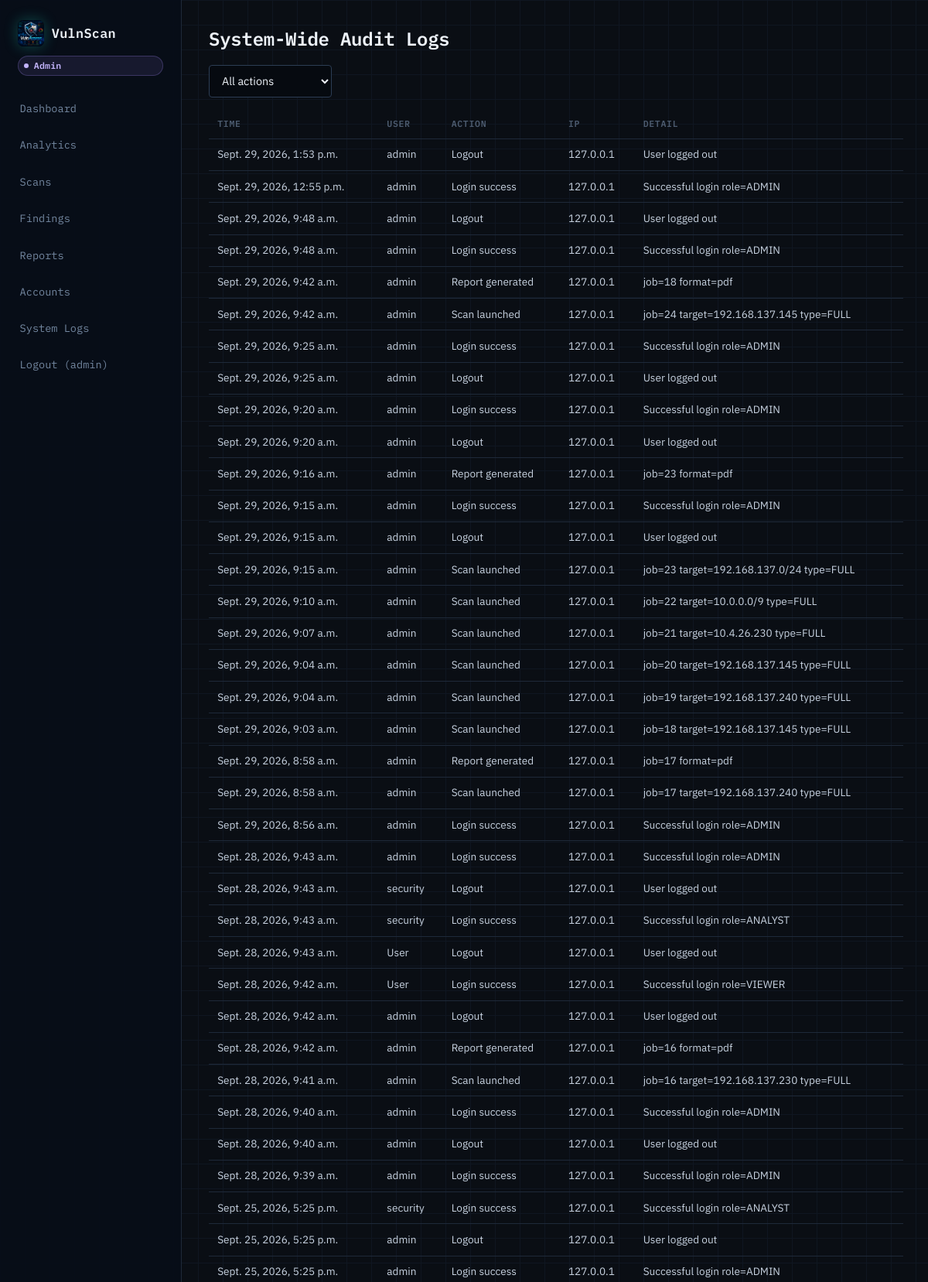
/accounts/logs/ (signed in, upper part), run on the app's committed database.
### accounts/models.py (models this page shows, shortened)
class User(AbstractUser):
    role = models.CharField(
        max_length=16, choices=Role.choices, default=Role.VIEWER)
    email = models.EmailField(unique=True)
    phone_number = models.CharField(
        max_length=20, blank=True, null=True, default="")
    organization = models.CharField(max_length=255, blank=True)
    mfa_enabled = models.BooleanField(default=False)
    last_login_ip = models.GenericIPAddressField(null=True, blank=True)
    created_at = models.DateTimeField(auto_now_add=True)
    @property
    def is_admin_role(self):
        return self.role == Role.ADMIN or self.is_superuser
    @property
    def is_analyst_role(self):
        return self.role in (Role.ADMIN, Role.ANALYST) or self.is_superuser
    def can_manage_accounts(self):
        return self.is_admin_role
    def can_run_scans(self):
        return self.is_analyst_role
    def can_analyze_vulnerabilities(self):
        return self.is_analyst_role

class AuditLogEntry(models.Model):
    class Action(models.TextChoices):
        LOGIN_SUCCESS = "LOGIN_SUCCESS", "Login success"
        LOGIN_FAILURE = "LOGIN_FAILURE", "Login failure"
        LOGOUT = "LOGOUT", "Logout"
        REGISTER = "REGISTER", "User registered"
        ROLE_CHANGE = "ROLE_CHANGE", "Role changed"
        SCAN_LAUNCHED = "SCAN_LAUNCHED", "Scan launched"
        SCAN_COMPLETED = "SCAN_COMPLETED", "Scan completed"
        REPORT_GENERATED = "REPORT_GENERATED", "Report generated"
        ACCESS_DENIED = "ACCESS_DENIED", "Access denied"
        REQUEST = "REQUEST", "HTTP request"
    user = models.ForeignKey(User, null=True, blank=True, on_delete=models.SET_NULL, related_name="audit_entries")
    action = models.CharField(max_length=32, choices=Action.choices)
    detail = models.CharField(max_length=512, blank=True)
    ip_address = models.GenericIPAddressField(null=True, blank=True)
    timestamp = models.DateTimeField(auto_now_add=True)
    class Meta:
        ordering = ["-timestamp"]
        indexes = [models.Index(fields=["-timestamp"]), models.Index(fields=["action"])]

### accounts/views.py (the view)
# urls.py: path("logs/", views.system_logs, name="system_logs"),
@role_required("ADMIN")
def system_logs(request):
    entries = (
        AuditLogEntry.objects
        .select_related("user")
        .all()
    )
    action_filter = request.GET.get(
        "action"
    )
    if action_filter:
        entries = entries.filter(
            action=action_filter
        )
    paginator = Paginator(
        entries,
        50
    )
    page_obj = paginator.get_page(
        request.GET.get("page")
    )
    return render(
        request,
        "accounts/system_logs.html",
        {
            "page_obj": page_obj,
            "actions": (
                AuditLogEntry
                .Action
                .choices
            ),
            "current_filter": action_filter,
        },
    )

### accounts/templates/accounts/system_logs.html (shortened to what this page needs)
{% extends "base.html" %}
{% block content %}
<h1>System-Wide Audit Logs</h1>
<form method="get" class="filter-form">
    <select name="action" onchange="this.form.submit()">
        <option value="">All actions</option>
    </select>
</form>
<table class="data-table">
    <thead><tr><th>Time</th><th>User</th><th>Action</th><th>IP</th><th>Detail</th></tr></thead>
    <tbody>
    {% for entry in page_obj %}
        <tr>
            <td>{{ entry.timestamp }}</td>
            <td>{{ entry.user.username|default:"—" }}</td>
            <td>{{ entry.get_action_display }}</td>
            <td>{{ entry.ip_address|default:"—" }}</td>
            <td>{{ entry.detail }}</td>
        </tr>
    {% endfor %}
    </tbody>
</table>
{% endblock %}

### templates/base.html (shortened to what this page needs)
{% load static %}
<!DOCTYPE html>
<html lang="en">
<head>
    <link rel="stylesheet" href="{% static 'css/main.css' %}">
</head>
<body class="{% if request.resolver_match.url_name == 'login' or request.resolver_match.url_name == 'register' %}auth-page{% endif %}">
{% if request.resolver_match.url_name != 'login' and request.resolver_match.url_name != 'register' %}
<aside class="sidebar">
    <a class="brand" href="{% if user.is_authenticated %}{% url 'reporting:dashboard' %}{% else %}#{% endif %}">
        <img src="{% static 'images/logo1.png' %}" alt="VulnScan logo">
        <span>VulnScan</span>
        <span class="role-badge role-{{ user.role|lower }}">{{ user.get_role_display }}</span>
    </a>
<nav>
    {% if user.is_authenticated %}
        <a href="{% url 'reporting:dashboard' %}"
           class="{% if request.resolver_match.url_name == 'dashboard' %}active{% endif %}">
            Dashboard
        </a>
        <a href="{% url 'reporting:analytics' %}"
           class="{% if request.resolver_match.url_name == 'analytics' %}active{% endif %}">
            Analytics
        </a>
        {% if user.can_run_scans %}
            <a href="{% url 'scanning:job_list' %}"
               class="{% if request.resolver_match.namespace == 'scanning' %}active{% endif %}">
                Scans
            </a>
        {% endif %}
        {% if user.can_analyze_vulnerabilities %}
            <a href="{% url 'vulnassess:findings_list' %}"
               class="{% if request.resolver_match.namespace == 'vulnassess' %}active{% endif %}">
                Findings
            </a>
        {% endif %}
        <a href="{% url 'reporting:report_list' %}"
           class="{% if request.resolver_match.url_name == 'report_list' %}active{% endif %}">
            Reports
        </a>
        {% if user.can_manage_accounts %}
            <a href="{% url 'accounts:account_management' %}"
               class="{% if request.resolver_match.namespace == 'accounts' %}active{% endif %}">
                Accounts
            </a>
            <a href="{% url 'accounts:system_logs' %}"
               class="{% if request.resolver_match.url_name == 'system_logs' %}active{% endif %}">
                System Logs
            </a>
        {% endif %}
        <form action="{% url 'accounts:logout' %}" method="post" class="inline-form">
            <button type="submit" class="link-button logout-trigger">
                Logout ({{ user.username }})
            </button>
        </form>
    {% endif %}
</nav>
</aside>
{% endif %}
<main class="content">
    {% block content %}{% endblock %}
</main>
</body>
</html>

### static/css/main.css (style rules this page uses)
:root { --bg: #0a0e14; --bg-grid-line: #0f1621; --panel-solid: #111a28; --panel-border: #1e2939; --panel-border-strong: #2c3d54; --panel-raised: #16202f; --text: #c7d2e0; --text-bright: #eef3f9; --text-dim: #7488a1; --text-faint: #4d5c70; --signal: #1fe0c4; --signal-dim: #0f8f7d; --signal-glow: rgba(31, 224, 196, 0.35); --critical: #ff4d5e; --high: #ff9f40; --medium: #ffd23f; --low: #7488a1; --info: #4d5c70; --success: #34d399; --font-mono: "IBM Plex Mono", ui-monospace, "SFMono-Regular", Menlo, Consolas, monospace; --font-sans: "IBM Plex Sans", -apple-system, "Segoe UI", Roboto, sans-serif; --radius: 8px; --radius-sm: 4px; }
* { box-sizing: border-box; }
html { color-scheme: dark; }
body { margin: 0; font-family: var(--font-sans); font-size: 15px; line-height: 1.55; background: linear-gradient(var(--bg-grid-line) 1px, transparent 1px) 0 0 / 100% 32px, linear-gradient(90deg, var(--bg-grid-line) 1px, transparent 1px) 0 0 / 32px 100%, var(--bg); color: var(--text); -webkit-font-smoothing: antialiased; }
a { color: var(--signal); }
h1, h2, h3, h4 { font-family: var(--font-mono); color: var(--text-bright); letter-spacing: -0.01em; margin: 0 0 0.6em 0; font-weight: 600; }
h1 { font-size: 1.5rem; }
.sidebar { position: fixed; inset: 0 auto 0 0; width: 235px; padding: 1.25rem 0.85rem; background: rgba(8, 14, 24, 0.96); border-right: 1px solid var(--panel-border); z-index: 40; }
.brand { font-family: var(--font-mono); font-weight: 600; font-size: 1.05rem; color: var(--text-bright); letter-spacing: 0.02em; display: flex; flex-wrap: wrap; align-items: center; gap: 0.6rem; padding: 0.35rem 0.6rem 1.35rem; text-decoration: none; }
.brand img { width: 34px; height: 34px; object-fit: cover; border-radius: 7px; box-shadow: 0 0 18px rgba(31, 224, 196, 0.28); }
.brand .role-badge { flex-basis: 100%; width: max-content; max-width: 100%; white-space: normal; overflow-wrap: anywhere; margin-top: 0.15rem; }
nav { display: flex; flex-direction: column; align-items: stretch; gap: 0.35rem; }
nav a, nav .link-button { color: var(--text-dim); text-decoration: none; font-size: 0.85rem; font-family: var(--font-mono); background: none; border: none; cursor: pointer; padding: 0.65rem 0.75rem; border-radius: var(--radius-sm); transition: color 0.15s ease, background 0.15s ease; }
.inline-form { display: inline; }
.content { max-width: 1140px; margin: 0 auto 0 238px; padding: 2rem 2rem 4rem; }
input, select, textarea { display: block; width: 100%; margin-top: 0.4rem; padding: 0.6rem 0.75rem; background: #060a10; border: 1px solid var(--panel-border-strong); border-radius: var(--radius-sm); color: var(--text-bright); font-size: 0.9rem; font-family: var(--font-sans); transition: border-color 0.15s ease, box-shadow 0.15s ease; }
.data-table { width: 100%; border-collapse: collapse; font-size: 0.85rem; }
.data-table th, .data-table td { text-align: left; padding: 0.6rem 0.7rem; border-bottom: 1px solid var(--panel-border); }
.data-table th { color: var(--text-faint); font-weight: 600; font-family: var(--font-mono); font-size: 0.72rem; text-transform: uppercase; letter-spacing: 0.06em; }
.data-table tbody tr { transition: background 0.12s ease; }
.role-badge, .status-badge, .severity-badge { display: inline-flex; align-items: center; gap: 0.4rem; padding: 0.2rem 0.6rem 0.2rem 0.45rem; border-radius: 999px; font-size: 0.72rem; font-family: var(--font-mono); font-weight: 600; letter-spacing: 0.02em; border: 1px solid transparent; white-space: nowrap; }
.role-badge::before, .status-badge::before, .severity-badge::before { content: ""; width: 6px; height: 6px; border-radius: 50%; flex-shrink: 0; }
.role-admin { background: rgba(167, 139, 250, 0.1); color: #c4b5fd; border-color: rgba(167, 139, 250, 0.25); }
.role-admin::before { background: #c4b5fd; }
.filter-form { margin-bottom: 1rem; display: flex; gap: 0.5rem; align-items: center; flex-wrap: wrap; }
.filter-form select, .filter-form input { width: auto; margin-top: 0; }

### data on the page
User: role "Admin", username "admin"
AuditLogEntry: timestamp "Sept. 29, 2026, 1:53 p.m.", user.username "admin", action "Logout", ip_address "127.0.0.1", detail "User logged out"
AuditLogEntry: timestamp "Sept. 29, 2026, 12:55 p.m.", user.username "admin", action "Login success", ip_address "127.0.0.1", detail "Successful login role=ADMIN"
AuditLogEntry: timestamp "Sept. 29, 2026, 9:48 a.m.", user.username "admin", action "Logout", ip_address "127.0.0.1", detail "User logged out"
AuditLogEntry: timestamp "Sept. 29, 2026, 9:48 a.m.", user.username "admin", action "Login success", ip_address "127.0.0.1", detail "Successful login role=ADMIN"
AuditLogEntry: timestamp "Sept. 29, 2026, 9:42 a.m.", user.username "admin", action "Report generated", ip_address "127.0.0.1", detail "job=18 format=pdf"
AuditLogEntry: timestamp "Sept. 29, 2026, 9:42 a.m.", user.username "admin", action "Scan launched", ip_address "127.0.0.1", detail "job=24 target=192.168.137.145 type=FULL"
AuditLogEntry: timestamp "Sept. 29, 2026, 9:25 a.m.", user.username "admin", action "Login success", ip_address "127.0.0.1", detail "Successful login role=ADMIN"
AuditLogEntry: timestamp "Sept. 29, 2026, 9:25 a.m.", user.username "admin", action "Logout", ip_address "127.0.0.1", detail "User logged out"
AuditLogEntry: timestamp "Sept. 29, 2026, 9:20 a.m.", user.username "admin", action "Login success", ip_address "127.0.0.1", detail "Successful login role=ADMIN"
AuditLogEntry: timestamp "Sept. 29, 2026, 9:20 a.m.", user.username "admin", action "Logout", ip_address "127.0.0.1", detail "User logged out"
AuditLogEntry: timestamp "Sept. 29, 2026, 9:16 a.m.", user.username "admin", action "Report generated", ip_address "127.0.0.1", detail "job=23 format=pdf"
AuditLogEntry: timestamp "Sept. 29, 2026, 9:15 a.m.", user.username "admin", action "Login success", ip_address "127.0.0.1", detail "Successful login role=ADMIN"
AuditLogEntry: timestamp "Sept. 29, 2026, 9:15 a.m.", user.username "admin", action "Logout", ip_address "127.0.0.1", detail "User logged out"
AuditLogEntry: timestamp "Sept. 29, 2026, 9:15 a.m.", user.username "admin", action "Scan launched", ip_address "127.0.0.1", detail "job=23 target=192.168.137.0/24 type=FULL"
AuditLogEntry: timestamp "Sept. 29, 2026, 9:10 a.m.", user.username "admin", action "Scan launched", ip_address "127.0.0.1", detail "job=22 target=10.0.0.0/9 type=FULL"
AuditLogEntry: timestamp "Sept. 29, 2026, 9:07 a.m.", user.username "admin", action "Scan launched", ip_address "127.0.0.1", detail "job=21 target=10.4.26.230 type=FULL"
AuditLogEntry: timestamp "Sept. 29, 2026, 9:04 a.m.", user.username "admin", action "Scan launched", ip_address "127.0.0.1", detail "job=20 target=192.168.137.145 type=FULL"
AuditLogEntry: timestamp "Sept. 29, 2026, 9:04 a.m.", user.username "admin", action "Scan launched", ip_address "127.0.0.1", detail "job=19 target=192.168.137.240 type=FULL"
AuditLogEntry: timestamp "Sept. 29, 2026, 9:03 a.m.", user.username "admin", action "Scan launched", ip_address "127.0.0.1", detail "job=18 target=192.168.137.145 type=FULL"
AuditLogEntry: timestamp "Sept. 29, 2026, 8:58 a.m.", user.username "admin", action "Report generated", ip_address "127.0.0.1", detail "job=17 format=pdf"
AuditLogEntry: timestamp "Sept. 29, 2026, 8:58 a.m.", user.username "admin", action "Scan launched", ip_address "127.0.0.1", detail "job=17 target=192.168.137.240 type=FULL"
AuditLogEntry: timestamp "Sept. 29, 2026, 8:56 a.m.", user.username "admin", action "Login success", ip_address "127.0.0.1", detail "Successful login role=ADMIN"
AuditLogEntry: timestamp "Sept. 28, 2026, 9:43 a.m.", user.username "admin", action "Login success", ip_address "127.0.0.1", detail "Successful login role=ADMIN"
AuditLogEntry: timestamp "Sept. 28, 2026, 9:43 a.m.", user.username "security", action "Logout", ip_address "127.0.0.1", detail "User logged out"
AuditLogEntry: timestamp "Sept. 28, 2026, 9:43 a.m.", user.username "security", action "Login success", ip_address "127.0.0.1", detail "Successful login role=ANALYST"
AuditLogEntry: timestamp "Sept. 28, 2026, 9:43 a.m.", user.username "User", action "Logout", ip_address "127.0.0.1", detail "User logged out"
AuditLogEntry: timestamp "Sept. 28, 2026, 9:42 a.m.", user.username "User", action "Login success", ip_address "127.0.0.1", detail "Successful login role=VIEWER"
AuditLogEntry: timestamp "Sept. 28, 2026, 9:42 a.m.", user.username "admin", action "Logout", ip_address "127.0.0.1", detail "User logged out"
AuditLogEntry: timestamp "Sept. 28, 2026, 9:42 a.m.", user.username "admin", action "Report generated", ip_address "127.0.0.1", detail "job=16 format=pdf"
AuditLogEntry: timestamp "Sept. 28, 2026, 9:41 a.m.", user.username "admin", action "Scan launched", ip_address "127.0.0.1", detail "job=16 target=192.168.137.230 type=FULL"
AuditLogEntry: timestamp "Sept. 28, 2026, 9:40 a.m.", user.username "admin", action "Login success", ip_address "127.0.0.1", detail "Successful login role=ADMIN"
AuditLogEntry: timestamp "Sept. 28, 2026, 9:40 a.m.", user.username "admin", action "Logout", ip_address "127.0.0.1", detail "User logged out"
AuditLogEntry: timestamp "Sept. 28, 2026, 9:39 a.m.", user.username "admin", action "Login success", ip_address "127.0.0.1", detail "Successful login role=ADMIN"
AuditLogEntry: timestamp "Sept. 25, 2026, 5:25 p.m.", user.username "security", action "Login success", ip_address "127.0.0.1", detail "Successful login role=ANALYST"
AuditLogEntry: timestamp "Sept. 25, 2026, 5:25 p.m.", user.username "admin", action "Logout", ip_address "127.0.0.1", detail "User logged out"
AuditLogEntry: timestamp "Sept. 25, 2026, 5:25 p.m.", user.username "admin", action "Login success", ip_address "127.0.0.1", detail "Successful login role=ADMIN"
